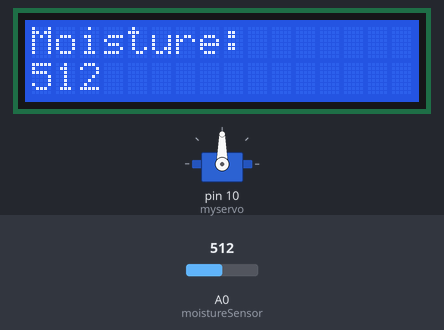
The sketch below on a simulated Arduino Uno, built with avr-gcc and run on an emulated ATmega328P. On the bench: 16×2 character LCD, servo. Inputs (shaded band) come from the test bench; at power-on: A0 (moistureSensor) = 512. What the sketch prints to the serial monitor is not drawn.

Above: at 1.2 s.
1.3 s: A0 (moistureSensor) set to 309
At 6.1 s:
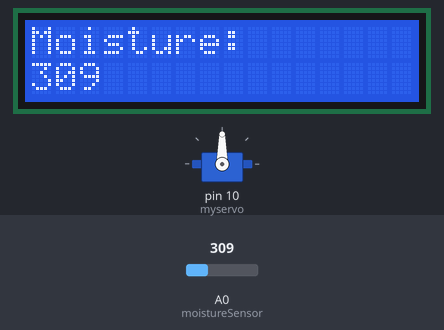
7.3 s: A0 (moistureSensor) set to 291
At 15.3 s:
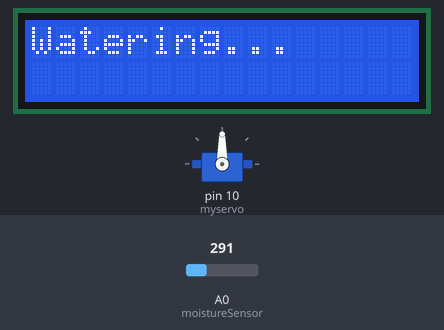
19.3 s: A0 (moistureSensor) set to 306
At 20.7 s:
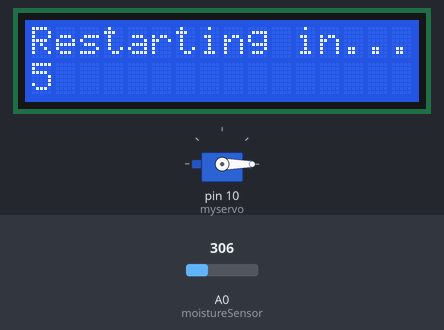
Timing chart, 0 to 22.3 s (numbered marks = the images above; inputs shaded):
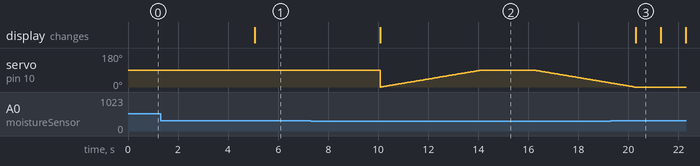

Measured:
- the behaviour switches between 300 and 299 on A0 (moistureSensor) (found by bisection; images 1 and 2)
- after the input at 1.3 s, the display: changes after 3.8 s (image 1)
- after the input at 7.3 s, the display: changes after 2.8 s (image 2)
- after the input at 19.3 s, servo on pin 10 (myservo): goes on until 20.2 s, then stays 0°
- what the display in image 3 shows lasts 1.0 s, from 20.3 s to 21.3 s

The sketch:

final_hackathon_code.ino
```cpp
#include <Servo.h>
#include <Wire.h>
#include <LiquidCrystal.h>

// LCD setup
const int rs = 12, en = 11, d4 = 5, d5 = 4, d6 = 3, d7 = 2;
LiquidCrystal lcd(rs, en, d4, d5, d6, d7);
Servo myservo;  // Create Servo object

int moistureSensor = A0;
int moistureLevel;
int pos = 0;

void setup() {
    Serial.begin(9600);
    lcd.begin(16, 2);
    myservo.attach(10); // Attach servo to Pin 10
}

void loop() {
    moistureLevel = analogRead(moistureSensor);

    lcd.setCursor(0, 0);
    lcd.print("Moisture:       ");
    lcd.setCursor(0, 1);
    lcd.print(moistureLevel);

    // Send raw data to Python (no timestamp, Python will add it)
    Serial.print("{\"moisture_level\":");
    Serial.print(moistureLevel);
    Serial.print(", \"servo_position\":");

    if (moistureLevel < 300) { // Soil is too dry
        lcd.setCursor(0, 0);
        lcd.print("Watering...     ");
        lcd.setCursor(0, 1);
        lcd.print("                ");
        Serial.println("90}");

        for (pos = 0; pos <= 90; pos += 1) {
          myservo.write(pos);
          delay(45);
        }
        delay(2000);
        for (pos = 90; pos >= 0; pos -= 1) {
          myservo.write(pos);
          delay(45);
        }

        for (int i = 5; i > 0; i -= 1) {
          lcd.setCursor(0, 0);
          lcd.print("Restarting in...");
          lcd.setCursor(0, 1);
          lcd.print(i);
          lcd.setCursor(1, 1);
          lcd.print("               ");
          delay(1000);
        }
    } else {
        Serial.println("0}");
        delay(5000);
    }
}
```
